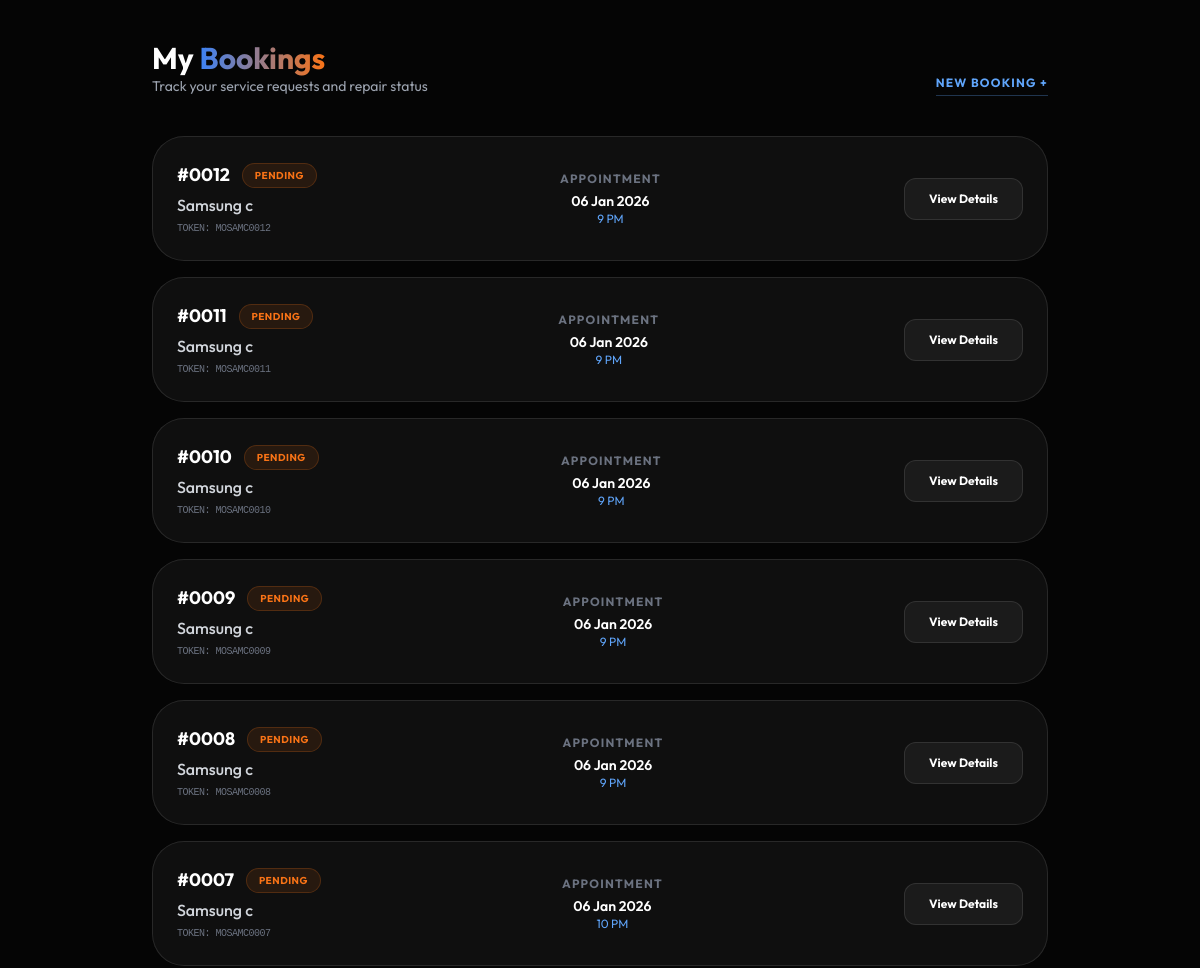
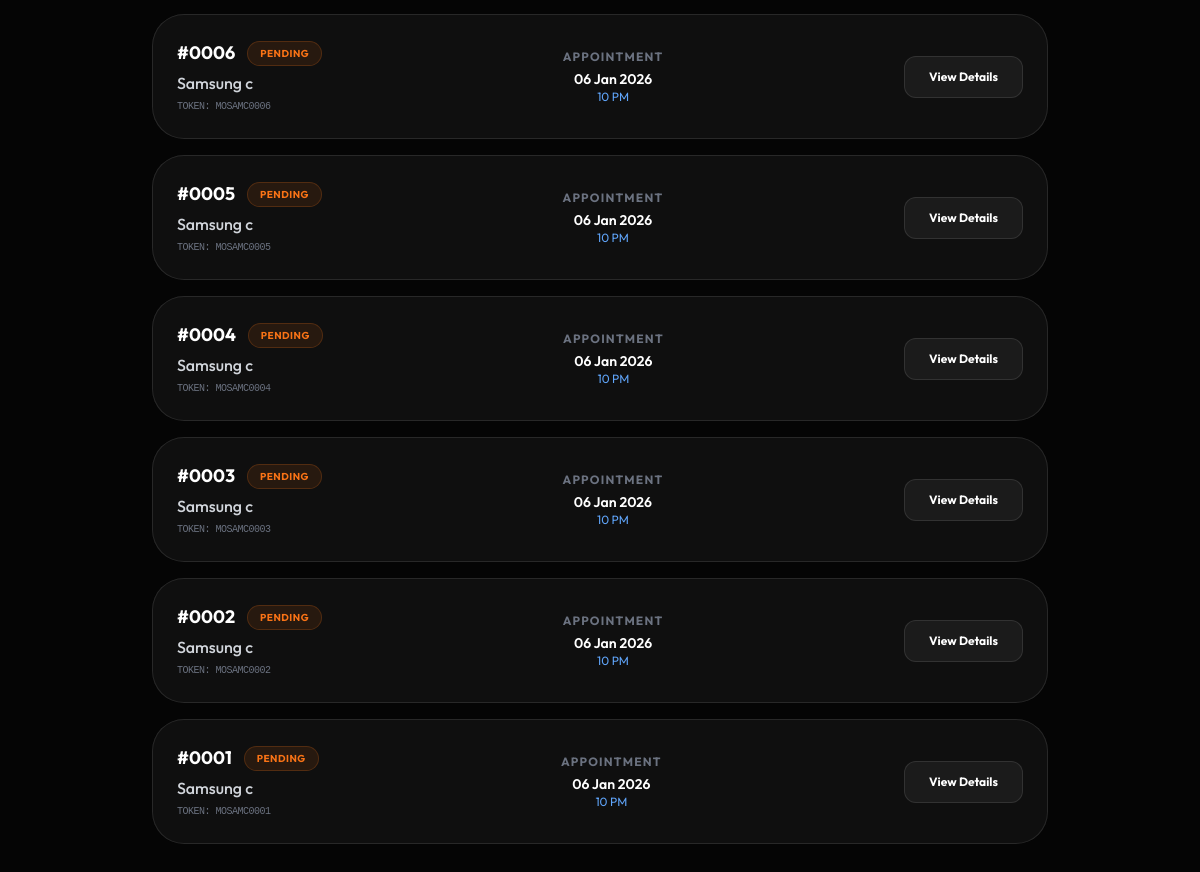
The app's page /bookings/my-bookings/ (signed in), older data (2 pictures, top to bottom).
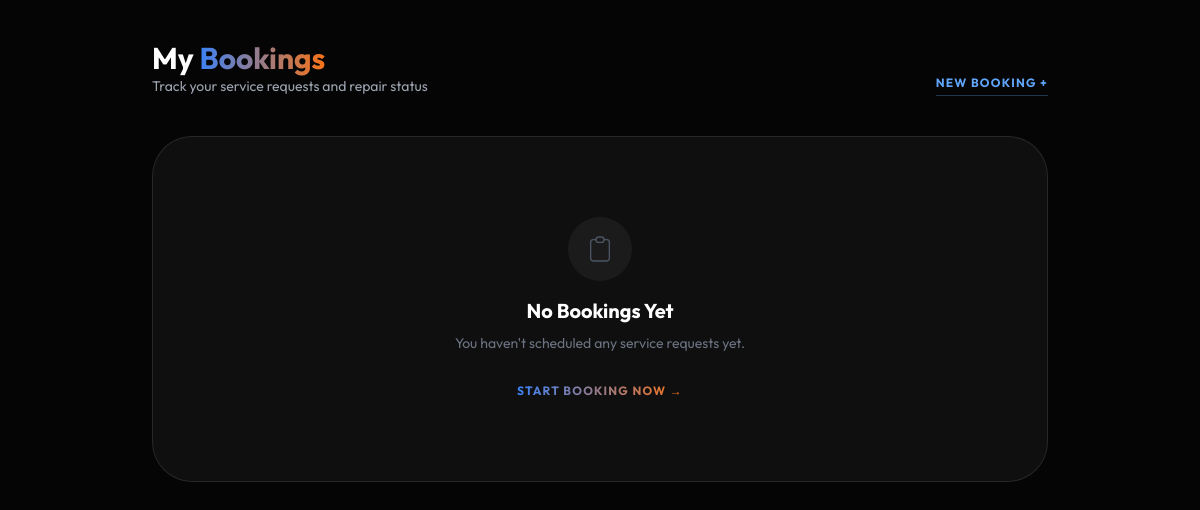
The same page, newer data.
### Bookings/models.py (models this page shows, shortened)
class Booking(models.Model):
    STATUS_CHOICES = [
        ('pending', 'Pending'),
        ('assigned', 'Technician Assigned'),
        ('in_progress', 'In Progress'),
        ('completed', 'Completed'),
        ('cancelled', 'Cancelled'),
    ]
    status = models.CharField(max_length=20, choices=STATUS_CHOICES, default='pending')
    user = models.ForeignKey('Accounts.MyUser', on_delete=models.CASCADE)
    service_type = models.CharField(max_length=100)
    service_name = models.CharField(max_length=200)
    model = models.CharField(max_length=100)
    purpose = models.CharField(max_length=100)
    description = models.TextField()
    phone = models.CharField(max_length=15, blank=True, null=True)
    booking_date = models.DateTimeField()
    created_at = models.DateTimeField(auto_now_add=True)
    sequence_number = models.PositiveIntegerField(unique=True, editable=False)
    token = models.CharField(max_length=30, editable=False, null=True, blank=True)
    order_id = models.CharField(max_length=10, editable=False, null=True, blank=True)

### Bookings/views.py (the view)
# urls.py: path('my-bookings/', my_bookings, name='my_bookings'),
@login_required
def my_bookings(request):
    bookings = Booking.objects.filter(user=request.user).order_by('-created_at')
    context = {
        'bookings': bookings,
    }
    return render(request, 'Bookings/my_bookings.html', context)

### templates/Bookings/my_bookings.html (shortened to what this page needs)
<!DOCTYPE html>
<html lang="en">
<head>
    <script src="https://cdn.tailwindcss.com"></script>
</head>
<body class="py-10 px-4">
    <div class="max-w-4xl mx-auto">
        <header class="mb-10 flex justify-between items-end">
            <div>
                <h1 class="text-3xl font-bold">My <span class="brand-gradient">Bookings</span></h1>
                <p class="text-gray-400 text-sm">Track your service requests and repair status</p>
            </div>
            <a href="/" class="text-xs font-bold text-blue-400 uppercase tracking-widest border-b border-blue-400/30 pb-1">New Booking +</a>
        </header>
        <div class="space-y-4">
            {% for booking in bookings %}
            <div class="glass-card p-6 rounded-[2rem] flex flex-col md:flex-row justify-between items-start md:items-center gap-6">
                <div class="space-y-1">
                    <div class="flex items-center gap-3">
                        <span class="text-lg font-bold">{{ booking.order_id }}</span>
                        <span class="px-3 py-1 rounded-full text-[10px] font-bold uppercase tracking-wider status-{{ booking.status }}">
                            {{ booking.get_status_display }}
                        </span>
                    </div>
                    <p class="text-gray-300 font-medium">{{ booking.service_name }} {{ booking.model }}</p>
                    <p class="text-[10px] text-gray-500 font-mono tracking-tighter uppercase">Token: {{ booking.token }}</p>
                </div>
                <div class="text-left md:text-center">
                    <p class="text-xs text-gray-500 uppercase font-bold tracking-widest mb-1">Appointment</p>
                    <p class="text-sm font-semibold">{{ booking.booking_date|date:"d M Y" }}</p>
                    <p class="text-xs text-blue-400">{{ booking.booking_date|date:"f A" }}</p>
                </div>
                <div class="flex gap-2 w-full md:w-auto">
                    <a href="{% url 'booking_success' booking.token %}" class="flex-1 md:flex-none bg-white/5 hover:bg-white/10 border border-white/10 px-6 py-3 rounded-xl text-xs font-bold transition-all text-center">
                        View Details
                    </a>
                </div>
            </div>
            {% empty %}
            <div class="glass-card p-20 rounded-[2.5rem] text-center">
                <div class="w-16 h-16 bg-white/5 rounded-full flex items-center justify-center mx-auto mb-4">
                    <svg class="w-8 h-8 text-gray-600" fill="none" stroke="currentColor" viewBox="0 0 24 24"><path d="M9 5H7a2 2 0 00-2 2v12a2 2 0 002 2h10a2 2 0 002-2V7a2 2 0 00-2-2h-2M9 5a2 2 0 002 2h2a2 2 0 002-2M9 5a2 2 0 012-2h2a2 2 0 012 2"></path></svg>
                </div>
                <h3 class="text-xl font-bold mb-2">No Bookings Yet</h3>
                <p class="text-gray-500 text-sm mb-6">You haven't scheduled any service requests yet.</p>
                <a href="/" class="brand-gradient font-bold uppercase tracking-widest text-xs">Start Booking Now &rarr;</a>
            </div>
            {% endfor %}
        </div>
    </div>
</body>
</html>

### templates/Bookings/my_bookings.html (style rules this page uses)
:root { --bg-dark: #050505; --blue-glow: #3b82f6; --orange-glow: #f97316; }
body { background-color: var(--bg-dark); color: white; font-family: 'Outfit', sans-serif; }
.glass-card { background: rgba(20, 20, 20, 0.7); backdrop-filter: blur(12px); border: 1px solid rgba(255, 255, 255, 0.1); }
.brand-gradient { background: linear-gradient(to right, #3b82f6, #f97316); -webkit-background-clip: text; -webkit-text-fill-color: transparent; }

Row changes from the older to the newer data that the page shows:
removed Booking: order_id "#0012", status "PENDING", service_name "Samsung", model "c", token "MOSAMC0012", booking_date "06 Jan 2026", booking_date "9 PM"
removed Booking: order_id "#0011", status "PENDING", service_name "Samsung", model "c", token "MOSAMC0011", booking_date "06 Jan 2026", booking_date "9 PM"
removed Booking: order_id "#0010", status "PENDING", service_name "Samsung", model "c", token "MOSAMC0010", booking_date "06 Jan 2026", booking_date "9 PM"
removed Booking: order_id "#0009", status "PENDING", service_name "Samsung", model "c", token "MOSAMC0009", booking_date "06 Jan 2026", booking_date "9 PM"
removed Booking: order_id "#0008", status "PENDING", service_name "Samsung", model "c", token "MOSAMC0008", booking_date "06 Jan 2026", booking_date "9 PM"
removed Booking: order_id "#0007", status "PENDING", service_name "Samsung", model "c", token "MOSAMC0007", booking_date "06 Jan 2026", booking_date "10 PM"
removed Booking: order_id "#0006", status "PENDING", service_name "Samsung", model "c", token "MOSAMC0006", booking_date "06 Jan 2026", booking_date "10 PM"
removed Booking: order_id "#0005", status "PENDING", service_name "Samsung", model "c", token "MOSAMC0005", booking_date "06 Jan 2026", booking_date "10 PM"
removed Booking: order_id "#0004", status "PENDING", service_name "Samsung", model "c", token "MOSAMC0004", booking_date "06 Jan 2026", booking_date "10 PM"
removed Booking: order_id "#0003", status "PENDING", service_name "Samsung", model "c", token "MOSAMC0003", booking_date "06 Jan 2026", booking_date "10 PM"
removed Booking: order_id "#0002", status "PENDING", service_name "Samsung", model "c", token "MOSAMC0002", booking_date "06 Jan 2026", booking_date "10 PM"
removed Booking: order_id "#0001", status "PENDING", service_name "Samsung", model "c", token "MOSAMC0001", booking_date "06 Jan 2026", booking_date "10 PM"
Text that changed along with them:
text now shown: "No Bookings Yet You haven't scheduled any service requests yet. START BOOKING NOW →"
